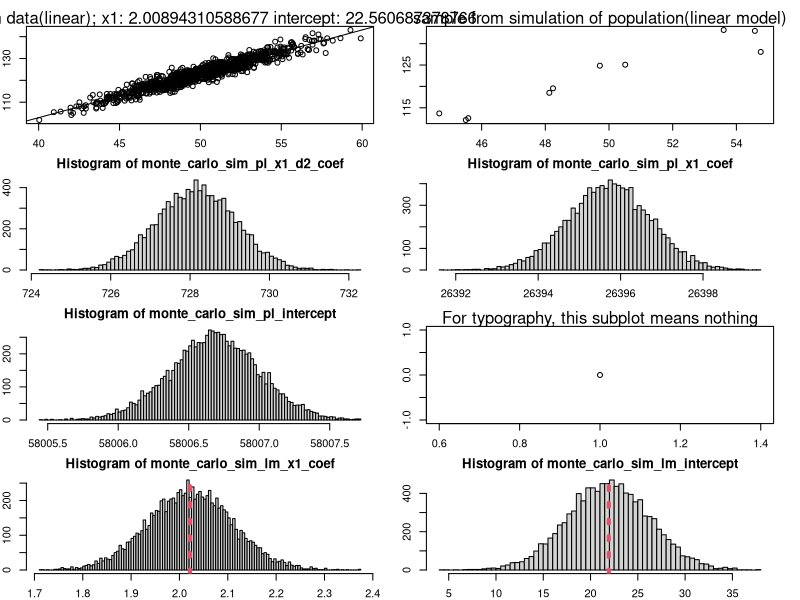

Recreate this plot in R.
par(mfrow=c(4,2), mar = c(2, 2, 2, 2))

# ==========================simulate a population==========================
# simulate a population(1000 points) which come from a linear model 
set.seed(100)
x1=rnorm(1000,50,3)
error=rnorm(1000,0,2)
y1=23 + 2*x1 + error
fit <- lm(y1~x1)
plot(x = x1, y = y1)
abline(fit)
mtext(paste("Population data(linear); x1:", fit$coefficients[2], "intercept:",fit$coefficients[1], sep=" "))
# ==========================simulate a population==========================


# ==========================sampling small samples==========================
# sampling small samples from the simulate population
rand_ind = sample(1000, 10)  # sampling ten points
small_sample = list(x = x1[rand_ind], y = y1[rand_ind])
plot(x = small_sample$x, y = small_sample$y)
mtext(paste("sample from simulation of population(linear model)", sep=" "))
# ==========================sampling small samples==========================


# ==========================monte-carlo-simulation(based on 2-degree-polynomial-model)==========================
# use small samples to fit a polynomial-model(we assume these small sample come from a polynomial-model)
# assuming model: y = intcp + a1x + a2x^2 
small_sample_pl_fit <- lm(small_sample$y ~ poly(small_sample$x, 2))  # 2 is degree of polynomial-model
print(small_sample_pl_fit$coefficients)

# use #[random samples from normal distribution]# and [small_sample_pl_fit$coefficients] and [small_sample$x] to generate new data
monte_carlo_sim_pl_x1_d2_coef <- NULL
monte_carlo_sim_pl_x1_coef <- NULL
monte_carlo_sim_pl_intercept <- NULL

for ( i in 1:10000) {  # 10000 iterations of monte-carlo-simulation
  new_y = small_sample_pl_fit$coefficients[1] + small_sample_pl_fit$coefficients[2]*small_sample$x  + small_sample_pl_fit$coefficients[2]*small_sample$x^2 + rnorm(10,0,1)
  monte_carlo_pl_fit <- lm(new_y ~ poly(small_sample$x, 2))
  monte_carlo_sim_pl_x1_d2_coef =c(monte_carlo_sim_pl_x1_d2_coef, monte_carlo_pl_fit$coefficients[3])
  monte_carlo_sim_pl_x1_coef =c(monte_carlo_sim_pl_x1_coef, monte_carlo_pl_fit$coefficients[2])
  monte_carlo_sim_pl_intercept =c(monte_carlo_sim_pl_intercept, monte_carlo_pl_fit$coefficients[1])
}

hist(monte_carlo_sim_pl_x1_d2_coef, breaks=100)
abline(v=small_sample_pl_fit$coefficients[3], col=2, lty=3, lwd=4)
hist(monte_carlo_sim_pl_x1_coef, breaks=100)
abline(v=small_sample_pl_fit$coefficients[2], col=2, lty=3, lwd=4)
hist(monte_carlo_sim_pl_intercept, breaks=100)
abline(v=small_sample_pl_fit$coefficients[1], col=2, lty=3, lwd=4)
plot(0)
mtext("For typography, this subplot means nothing")

mc_sim_pl_x1_d2_coef_upper = quantile(monte_carlo_sim_pl_x1_d2_coef, probs=0.95)
mc_sim_pl_x1_d2_coef_lower = quantile(monte_carlo_sim_pl_x1_d2_coef, probs=0.05)
mc_sim_pl_x1_coef_upper = quantile(monte_carlo_sim_pl_x1_coef, probs=0.95)
mc_sim_pl_x1_coef_lower = quantile(monte_carlo_sim_pl_x1_coef, probs=0.05)
mc_sim_pl_intcp_upper = quantile(monte_carlo_sim_pl_intercept, probs=0.95)
mc_sim_pl_intcp_lower = quantile(monte_carlo_sim_pl_intercept, probs=0.05)

if (small_sample_pl_fit$coefficients[3] < mc_sim_pl_x1_d2_coef_upper &
    small_sample_pl_fit$coefficients[3] > mc_sim_pl_x1_d2_coef_lower &
    small_sample_pl_fit$coefficients[2] < mc_sim_pl_x1_coef_upper & 
    small_sample_pl_fit$coefficients[2] > mc_sim_pl_x1_coef_lower &
    small_sample_pl_fit$coefficients[1] < mc_sim_pl_intcp_upper &
    small_sample_pl_fit$coefficients[1] > mc_sim_pl_intcp_lower){
  print("small samples is come from the 2-dgree-polynomial-regression model")
}else{
  print("small samples is not come from the 2-dgree-polynomial-regression model")
}
# ==========================monte-carlo-simulation(based on 2-degree-polynomial-model)==========================


# ==========================monte-carlo-simulation(based on linear-regression-model)==========================
# use small samples to fit a simple-linear-model(we assume these small sample come from a simple-linear-model)
# assuming model: y = intcp + ax 
small_sample_lm_fit <- lm(small_sample$y~small_sample$x)
print(small_sample_lm_fit$coefficients)

# use #[random samples from normal distribution]# and [small_sample_lm_fit$coefficients] and [small_sample$x] to generate new data
monte_carlo_sim_lm_x1_coef <- NULL
monte_carlo_sim_lm_intercept <- NULL

for ( i in 1:10000) {  # 10000 iterations of monte-carlo-simulation
  new_y = small_sample_lm_fit$coefficients[1] + small_sample_lm_fit$coefficients[2]*small_sample$x + rnorm(10,0,1)
  monte_carlo_lm_fit <- lm(new_y~small_sample$x)
  monte_carlo_sim_lm_x1_coef =c(monte_carlo_sim_lm_x1_coef, monte_carlo_lm_fit$coefficients[2])
  monte_carlo_sim_lm_intercept =c(monte_carlo_sim_lm_intercept, monte_carlo_lm_fit$coefficients[1])
}


hist(monte_carlo_sim_lm_x1_coef, breaks=100)
abline(v=small_sample_lm_fit$coefficients[2], col=2, lty=3, lwd=4)
hist(monte_carlo_sim_lm_intercept, breaks=100)
abline(v=small_sample_lm_fit$coefficients[1], col=2, lty=3, lwd=4)

mc_sim_lm_x1_coef_upper = quantile(monte_carlo_sim_lm_x1_coef, probs=0.95)
mc_sim_lm_x1_coef_lower = quantile(monte_carlo_sim_lm_x1_coef, probs=0.05)
mc_sim_lm_intcp_upper = quantile(monte_carlo_sim_lm_intercept, probs=0.95)
mc_sim_lm_intcp_lower = quantile(monte_carlo_sim_lm_intercept, probs=0.05)

if (small_sample_lm_fit$coefficients[2] < mc_sim_lm_x1_coef_upper & 
    small_sample_lm_fit$coefficients[2] > mc_sim_lm_x1_coef_lower &
    small_sample_lm_fit$coefficients[1] < mc_sim_lm_intcp_upper &
    small_sample_lm_fit$coefficients[1] > mc_sim_lm_intcp_lower){
  print("small samples is come from the linear model")
}else{
  print("small samples is not come from the linear model")
}
# ==========================monte-carlo-simulation(based on linear-regression-model)==========================





